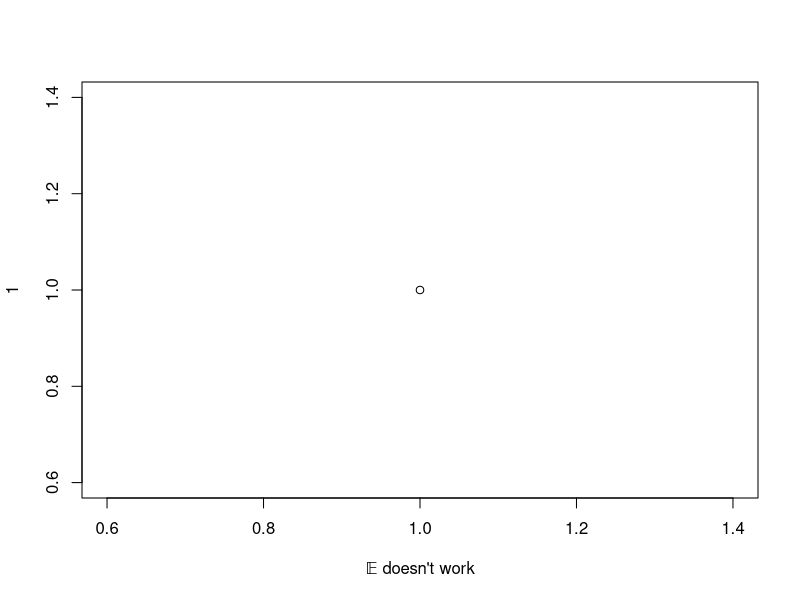
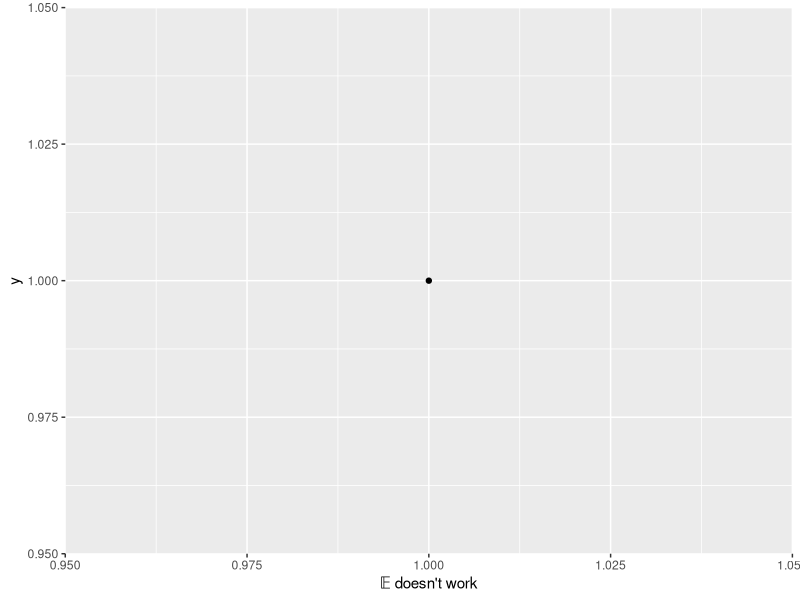
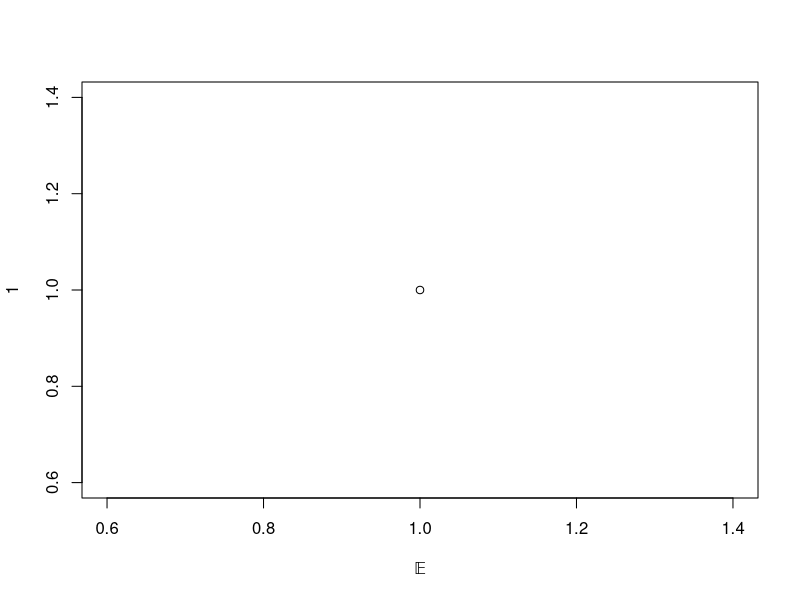
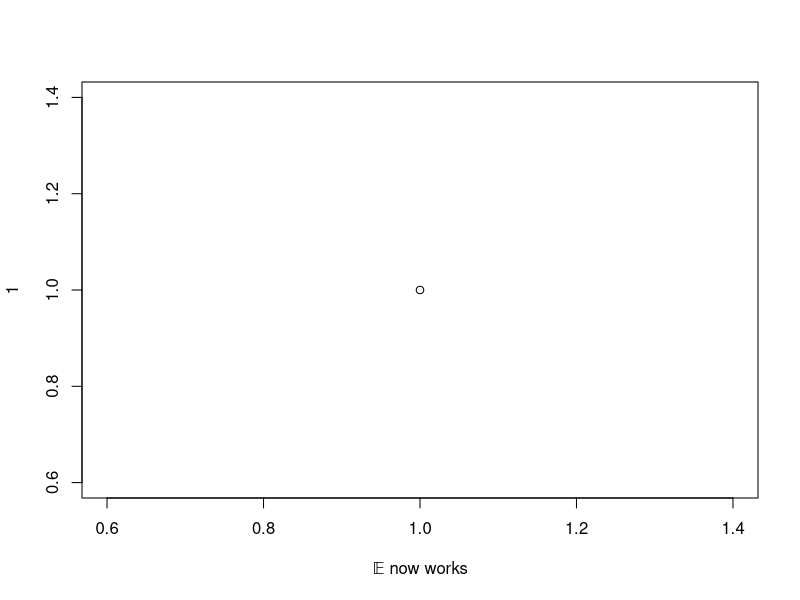
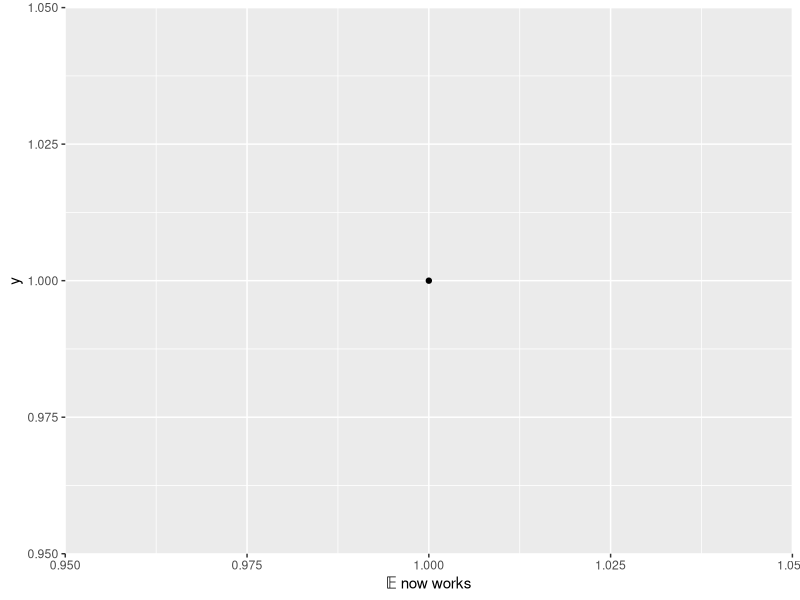
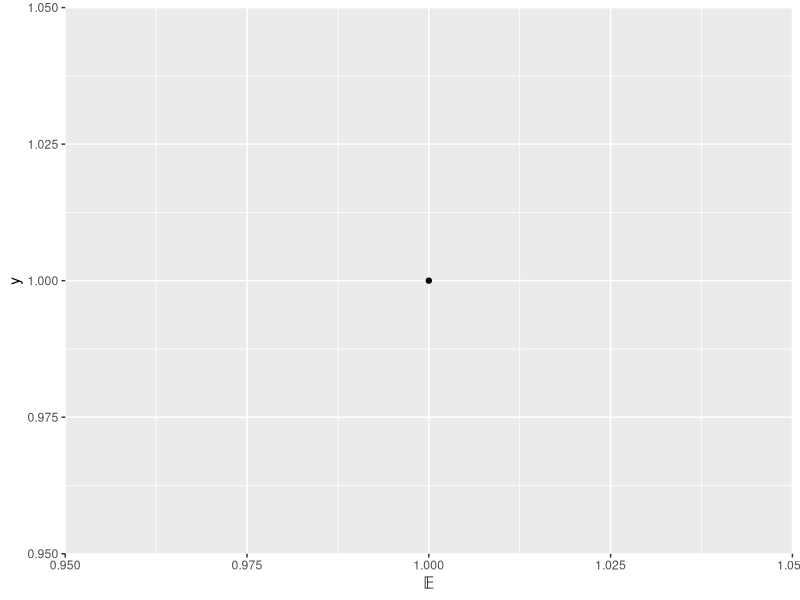
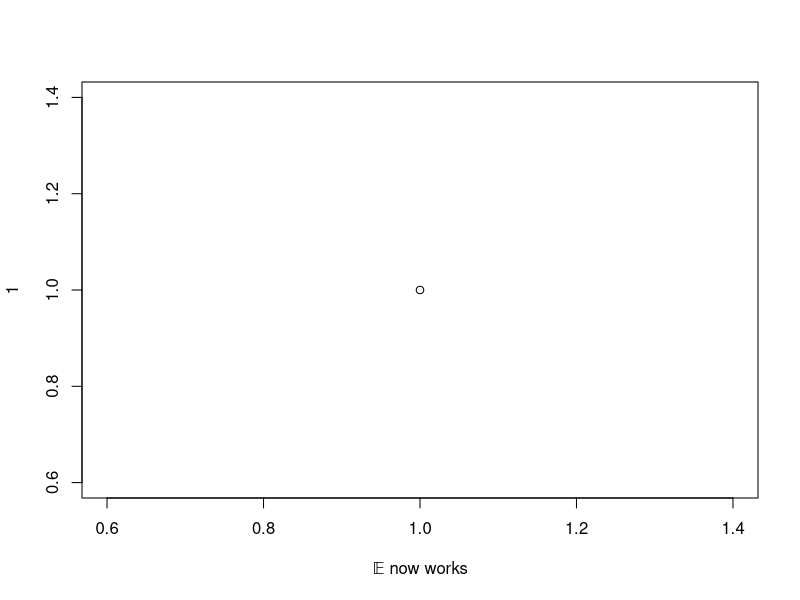
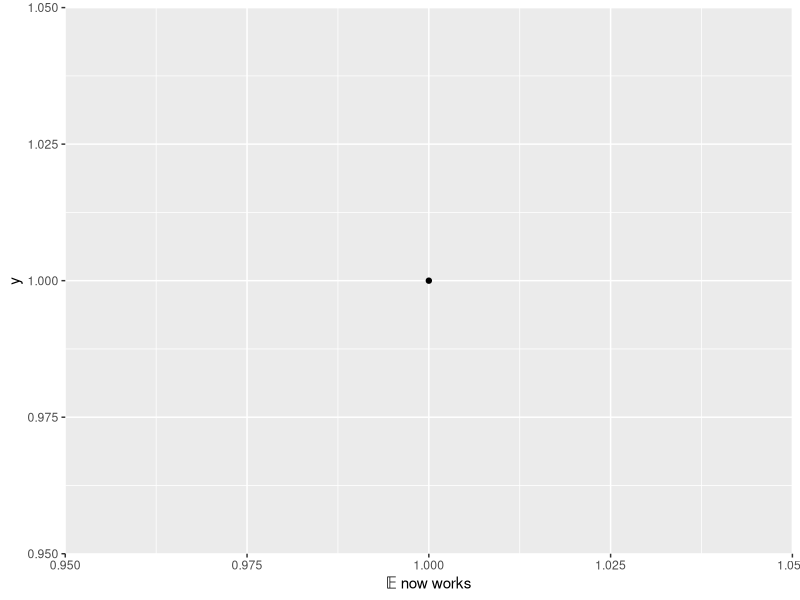

The R script that drew these images, in order:
library('ragg')
plot(1, xlab = '\U1D53C doesn\'t work')
ggplot2::ggplot() +
  ggplot2::geom_point(ggplot2::aes(1, 1)) +
  ggplot2::xlab('\U1D53C doesn\'t work')

# restart R (Ctrl + Shift + F10)

plot(1, xlab = '\U1D53C')
library('ragg')
plot(1, xlab = '\U1D53C now works')
ggplot2::ggplot() +
  ggplot2::geom_point(ggplot2::aes(1, 1)) +
  ggplot2::xlab('\U1D53C now works')

# restart R (Ctrl + Shift + F10)

ggplot2::ggplot() +
  ggplot2::geom_point(ggplot2::aes(1, 1)) +
  ggplot2::xlab('\U1D53C')
library('ragg')
plot(1, xlab = '\U1D53C now works')
ggplot2::ggplot() +
  ggplot2::geom_point(ggplot2::aes(1, 1)) +
  ggplot2::xlab('\U1D53C now works')
